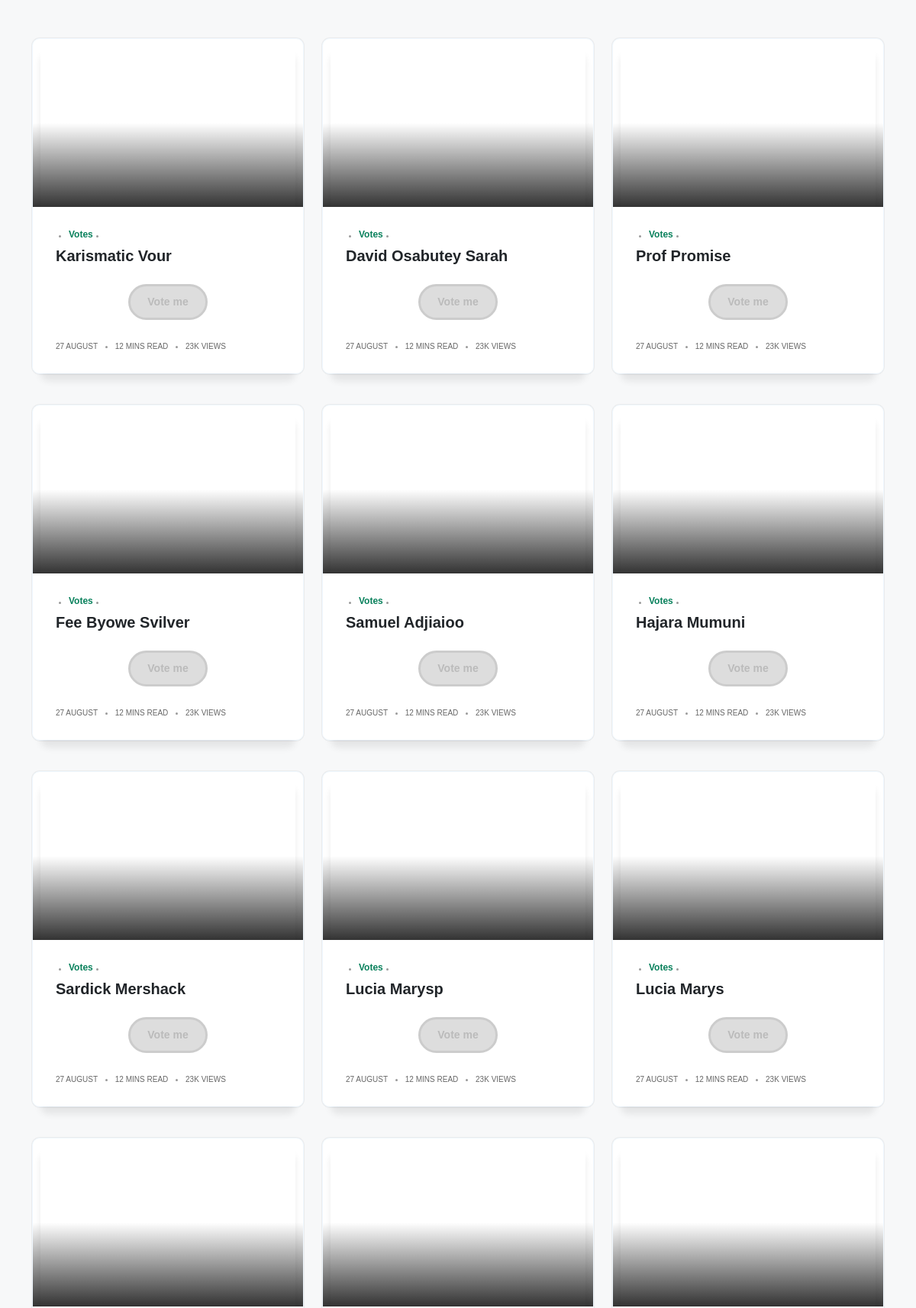
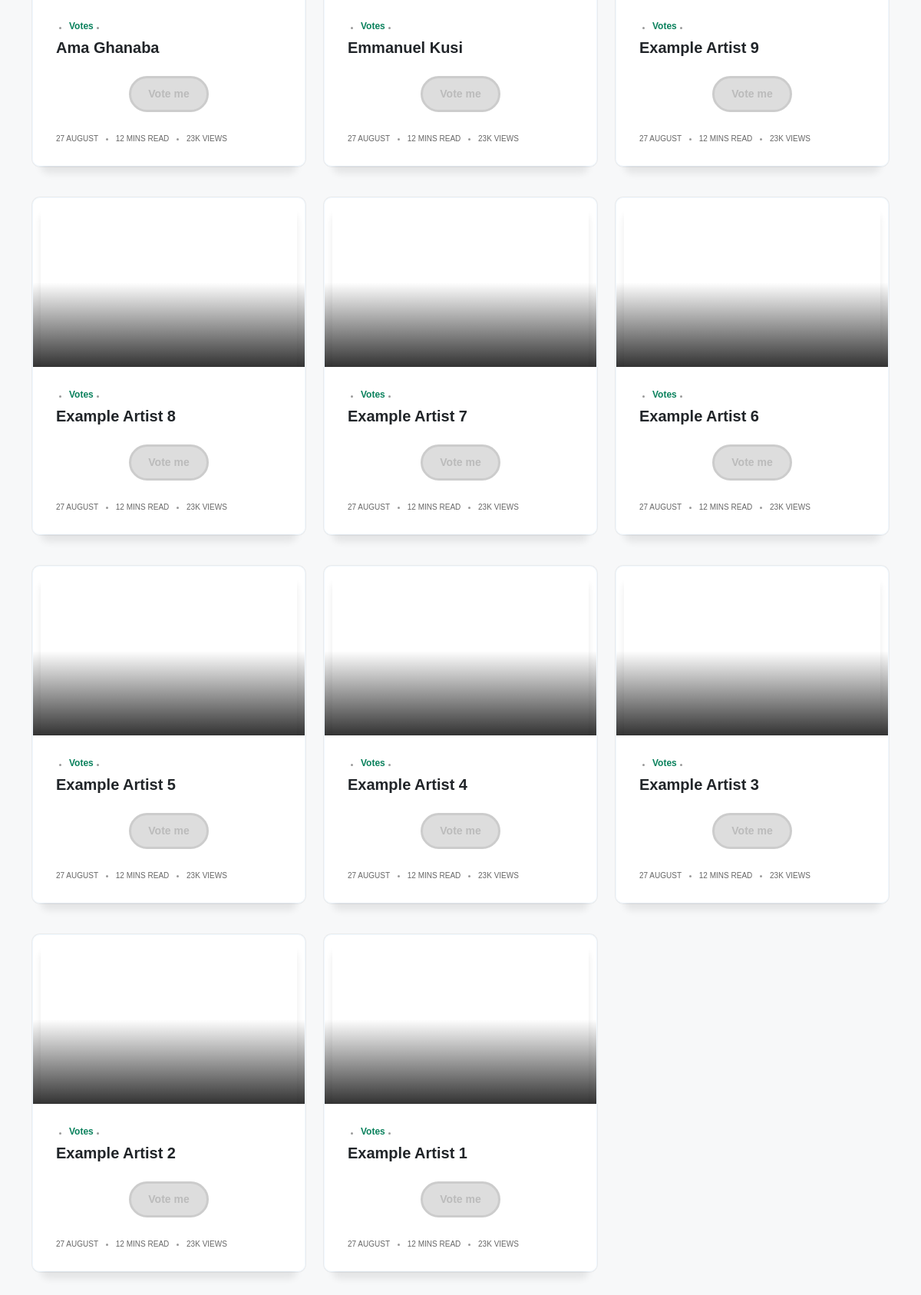
The page /settings.php (upper part) on the database its author committed (2 pictures, top to bottom).
### tables this page shows
CREATE TABLE `candidates` (
  `candidate_id` int(11) NOT NULL,
  `candidate_name` varchar(225) DEFAULT NULL,
  `candidate_gender` varchar(10) DEFAULT NULL,
  `candidate_mobile` varchar(20) DEFAULT NULL,
  `candidate_image` varchar(225) DEFAULT NULL,
  `candidate_code` varchar(11) DEFAULT NULL,
  `candidate_link` varchar(225) DEFAULT NULL,
  `candidate_vote_count` int(11) DEFAULT 0,
  `candidate_amount_recieved` int(11) DEFAULT NULL,
  `datecreated` varchar(50) DEFAULT NULL
);

### autoload.php (called while the page is built, shortened)
<?php
spl_autoload_register(function ($class){
    $dirs = [
        'app','public','app/controller','admin',
        'app/database','app/model','app/core'
    ];
    foreach ($dirs as $dir) {
        $filename = $dir . DIRECTORY_SEPARATOR . $class . '.php';
        if (file_exists($filename)) {
            return;
        }
    }
});

### app/model/Model.php (called while the page is built, shortened)
<?php
class Model extends Helper{
    public static function getAllCandidates() : array {
        $sql = "SELECT * FROM candidates ORDER BY candidate_id DESC";
        return self::selectAll($sql);
    }
}

### app/database/Database.php (called while the page is built, shortened)
<?php
class Database {
    public static function openLink() {
        return self::$pdo = new PDO('mysql:host=localhost;dbname=cleanvotemini','root','');
    }
}

### app/model/Helper.php (called while the page is built, shortened)
<?php
class Helper extends Database {
    public static function Executequery($sql,$params = []) {
        $req = parent::openLink()->prepare($sql);
        $req->execute($params);
        return $req;
    }
    public static function selectAll($sql,$params = []) {
        $req = self::Executequery($sql,$params);
        return $req->fetchAll(PDO::FETCH_ASSOC);
    }
}

### app/controller/Controller.php (called while the page is built, shortened)
<?php
class Controller extends Model {
    public static function getAllCandidates() : array {
        return parent::getAllCandidates();
    }
}

### settings.php (the view, shortened to what this page needs)
<?php
require_once './autoload.php';
?>
<!DOCTYPE html>
<html class="no-js" lang="en">
<head>
    <link rel="stylesheet" href="public/assets/css/style.css">
    <link rel="stylesheet" href="public/assets/css/widgets.css">
    <link rel="stylesheet" href="public/assets/css/dark.css">
    <link rel="stylesheet" href="public/assets/css/responsive.css">
    <link rel="stylesheet" href="public/assets/css/demo.css">
    <link rel="stylesheet" href="public/assets/css/avgrund.css">
    <link href='https://unpkg.com/boxicons@2.1.4/css/boxicons.min.css' rel='stylesheet'>
</head>
<body class="theme-mode">
    <header class="" style="position: fixed; top: 0; left: 0; width: 100%; z-index: 999;">
    <div class="header-topp">
        <div class="container">
            <div class="row pt-20 pb-20">
                <div class="col-md-3 col-xs-6">
                </div>
            </div>
        </div>
    </div>
    </header>
    <main>
        <div class="bg-grey pt-50 pb-50">
            <div class="container">
                <div class="row">
                    <div class="post-module-2">
                        <div class="row">
                            <?php
                            $candidates = (new Controller)->getAllCandidates();
                            foreach ($candidates as $item) {
                                ?>
                            <article class="col-md-4 mb-40 wow fadeInUp animated">
                                <div class="post-card-1 border-radius-10 hover-up" style="box-shadow: rgba(0, 0, 0, 0.05) 0px 0px 0px 1px;">
                                    <div class="post-thumb thumb-overlay img-hover-slide position-relative"
                                        style="background-image: url(public/assets/imgs/candidate/sample.png)">
                                        <a class="img-link" href="single.html"></a>
                                    </div>
                                    <div class="post-content p-30">
                                        <div class="entry-meta meta-0 font-small mb-10">
                                            <a href="category.html"><span class="post-cat text-info"><?=$item['poll_id']?></span></a>
                                            <a href="category.html"><span class="post-cat text-success"> Votes</span></a>
                                        </div>
                                        <div class="d-flex post-card-content">
                                            <h5 class="post-title mb-20 font-weight-900">
                                                <a href="single.html" class="candidatename"><?=$item['candidate_name']?></a>
                                            </h5>
                                            <div class="post-excerpt mb-25 font-small text-muted">
                                                <center>
                                                    <button class="animated-button vote"  onclick="javascript:openDialog();">
                                                        <span>Vote me</span>
                                                    </button>
                                                </center>
                                            </div>
                                            <div class="entry-meta meta-1 float-start font-x-small text-uppercase">
                                                <span class="post-on">27 August</span>
                                                <span class="time-reading has-dot">12 mins read</span>
                                                <span class="post-by has-dot">23k views</span>
                                            </div>
                                        </div>
                                    </div>
                                </div>
                            </article>
                            <?php
                            }
                                ?>
                        </div>
                    </div>
                </div>
            </div>
        </div>
    </main>
</body>
</html>

### public/assets/css/style.css (style rules this page uses)
:root { --color-mode:"light"; --color-primary:#5869DA; --color-secondary:#2d3d8b; --color-success:#09815C; --color-danger:#e3363e; --color-warning:#e38836; --color-info:#4da7d4; --color-light:#f8f9f9; --color-grey:#f7f8f9; --color-dark:#000c2d; --color-muted:#687385; --color-white:#FFFFFF; --primary-border-color:#9b9b9b; --secondary-border-color:#f0f8ff; --mutted-border-color:#eaecee; --box-shadow-normal:0 10px 10px rgba(0,0,0,0.08); --box-shadow-hover:0 4px 60px 0 rgba(0,0,0,0.2); --button-shadow-color-normal:hsla(0,0%,42.4%,0.2); --button-shadow-color-hover:hsla(0,0%,42.4%,0.3); --dark-background: #212529; --dark-mutted-border-color:#3e4451; --dark-color-muted: #b4bfd0; --dark-color-grey: #1f2326; }
.text-success { color:var(--color-success)!important; }
.text-info { color:var(--color-info)!important; }
.text-muted, .text-muted a { color:var(--color-muted)!important; }
.bg-grey { background-color:var(--color-grey)!important; }
.border-radius-10 { border-radius:10px; }
body { font-family:'Noto Sans JP',sans-serif;font-weight:normal;font-style:normal;font-size:14px; }
h1, h2, h3, h4, h5, h6, .font-heading, .btn, .post-title { font-style:normal;font-weight:500;text-transform:none;font-family:'Noto Sans JP',sans-serif; }
a, .button { -webkit-transition:all .2s ease-out 0s;-moz-transition:all .2s ease-out 0s;-ms-transition:all .2s ease-out 0s;-o-transition:all .2s ease-out 0s;transition:all .2s ease-out 0s }
a { color:var(--color-muted); text-decoration:none }
h1 a, h2 a, h3 a, h4 a, h5 a, h6 a { color:inherit }
::placeholder { color:#838383 }
.font-x-small { font-size:10px; }
.font-small { font-size:12px; }
.img-link { display:block;width:100%;height:100%;position:absolute;z-index:1; }
.font-weight-900 { font-weight:900 }
.entry-meta span { position:relative; }

### public/assets/css/widgets.css (style rules this page uses)
.entry-meta { line-height:1;color:#666; }
.entry-meta.meta-0 span { position:relative; }
.entry-meta.meta-1 span { margin-right:10px; }
span.has-dot { position:relative;padding-left:10px; }
span.has-dot::before { content:"";width:3px;height:3px;background:#999;border-radius:50%;position:absolute;top:50%;margin-top:-1px;display:block;left:-3px;border-radius:50% }
.img-hover-slide { background-repeat:no-repeat;background-size:cover;background-position:center center;min-height:280px;overflow:hidden; }
.post-module-1 .post-content-overlay .entry-meta span.post-cat, .entry-meta.meta-0 span.post-cat { padding-right:7px;margin-right:10px;font-weight:bold;color:#666; }
.post-module-1 .post-content-overlay .entry-meta span.post-cat::after, .entry-meta.meta-0 span.post-cat::after { content:"";width:3px;height:3px;background:#999;position:absolute;right:0;bottom:3px;border-radius:50% }
.post-card-1 { border:1px solid var(--secondary-border-color);z-index:12;transition:all .25s cubic-bezier(.02,.01,.47,1);position:relative;background:#fff }
.post-card-1::before { content:"";position:absolute;top:10px;right:10px;bottom:0;left:10px;border-radius:10px;box-shadow:var(--box-shadow-normal),0 0 0 transparent;transition:all .25s cubic-bezier(.02,.01,.47,1);z-index:-1; }
.post-card-1 .thumb-overlay { min-height:220px;border-radius:10px 10px 0 0; }
.post-card-1 .post-content { background:#fff;border-radius:0 0 10px 10px; }
.post-card-content { display:flex;flex-direction:column;justify-content:space-between;width:100%;height:100%;min-height:115px; }
.thumb-overlay::before { position:absolute;content:"";width:100%;height:100%;left:0;top:0;background:-webkit-gradient(linear,left top,left bottom,color-stop(50%,transparent),to(rgba(0,0,0,.8)));background:-webkit-linear-gradient(top,transparent 50%,rgba(0,0,0,.8) 100%);background:-o-linear-gradient(top,transparent 50%,rgba(0,0,0,.8) 100%);background:linear-gradient(to bottom,transparent 50%,rgba(0,0,0,.8) 100%);-o-transition:all 0.4s ease;transition:all 0.4s ease;-webkit-transition:all 0.4s ease;-moz-transition:all 0.4s ease;-ms-transition:all 0.4s ease; }
* { box-sizing:border-box; }
.mb-10 { margin-bottom:10px!important }
.mb-20 { margin-bottom:20px!important }
.mb-25 { margin-bottom:25px!important }
.mb-40 { margin-bottom:40px!important }
.p-30 { padding:30px!important }
.pt-20 { padding-top:20px!important }
.pt-50 { padding-top:50px!important }
.pb-20 { padding-bottom:20px!important }
.pb-50 { padding-bottom:50px!important }

### public/assets/css/responsive.css (style rules this page uses)
@media (min-width:1200px) { .container { max-width:1140px; } }

### rows shown on the page
candidates: candidate_name "Karismatic Vour"
candidates: candidate_name "David Osabutey Sarah"
candidates: candidate_name "Prof Promise"
candidates: candidate_name "Fee Byowe Svilver"
candidates: candidate_name "Samuel Adjiaioo"
candidates: candidate_name "Hajara Mumuni"
candidates: candidate_name "Sardick Mershack"
candidates: candidate_name "Lucia Marysp"
candidates: candidate_name "Lucia Marys"
candidates: candidate_name "Ama Ghanaba"
candidates: candidate_name "Emmanuel Kusi"
candidates: candidate_name "Example Artist 9"
candidates: candidate_name "Example Artist 8"
candidates: candidate_name "Example Artist 7"
candidates: candidate_name "Example Artist 6"
candidates: candidate_name "Example Artist 5"
candidates: candidate_name "Example Artist 4"
candidates: candidate_name "Example Artist 3"
candidates: candidate_name "Example Artist 2"
candidates: candidate_name "Example Artist 1"
